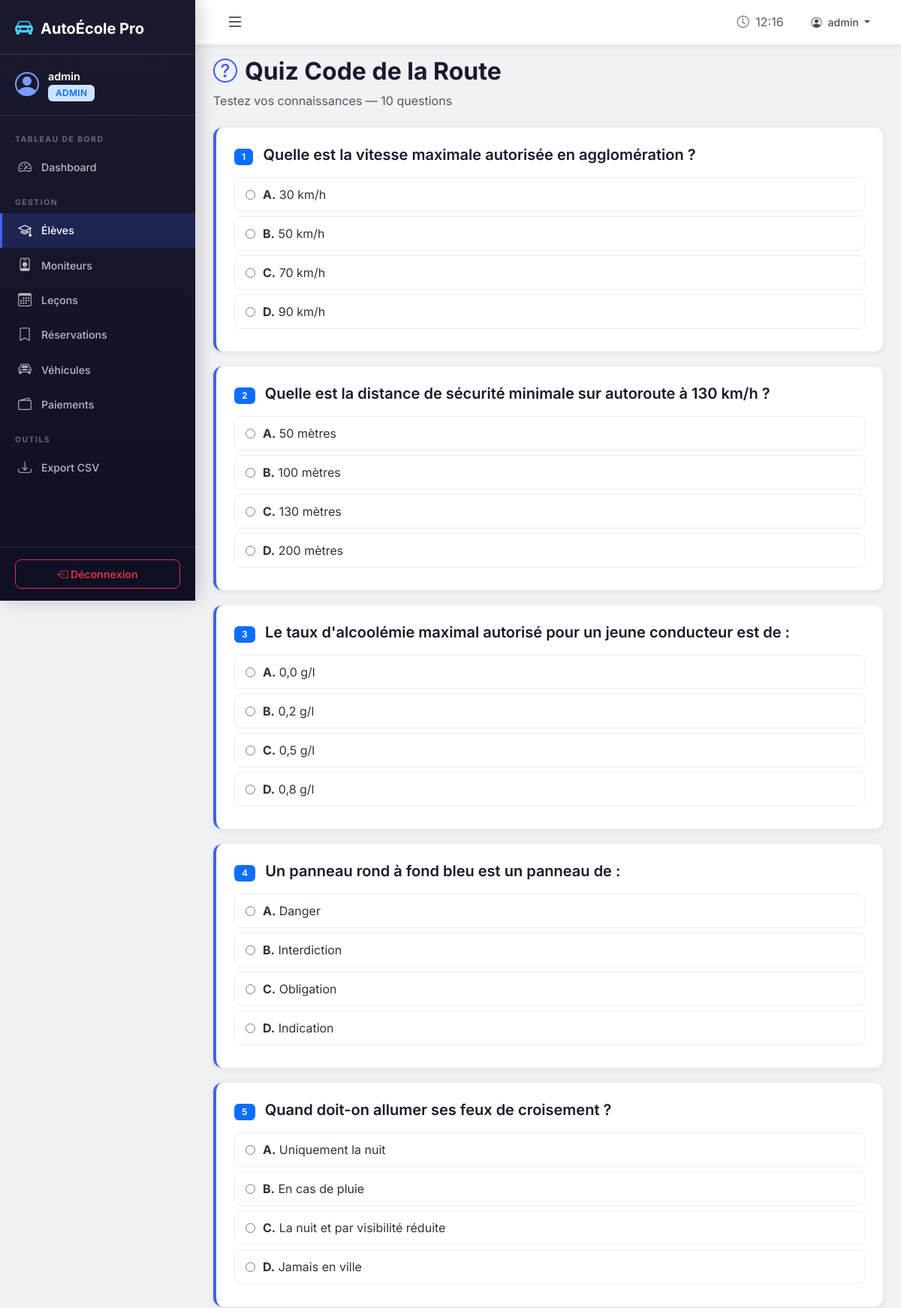
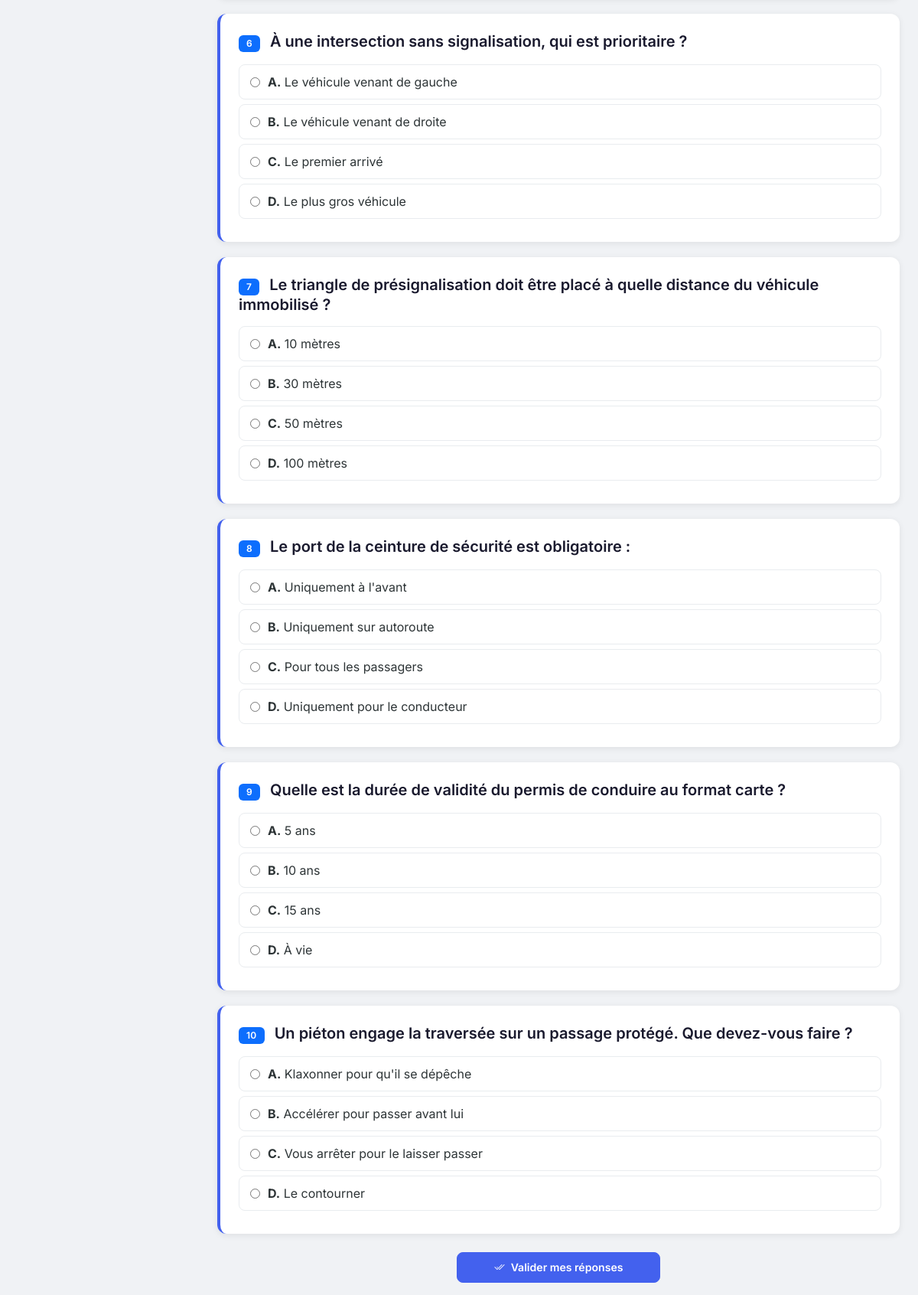
The app's page /quiz/ (signed in) with its own data (2 pictures, top to bottom).
### ecole/models.py (models this page shows, shortened)
class QuizQuestion(models.Model):
    question = models.TextField()
    option_a = models.CharField(max_length=255)
    option_b = models.CharField(max_length=255)
    option_c = models.CharField(max_length=255)
    option_d = models.CharField(max_length=255, blank=True, null=True)
    reponse_correcte = models.CharField(max_length=1, choices=[
        ('A', 'A'), ('B', 'B'), ('C', 'C'), ('D', 'D')
    ])
    explication = models.TextField(blank=True, null=True)
    class Meta:
        verbose_name = "Question Quiz"
        verbose_name_plural = "Questions Quiz"

### ecole/views.py (the view, shortened to what this page needs)
# urls.py: path('quiz/', views.eleve_quiz, name='eleve_quiz'),
@login_required
@eleve_required
def eleve_quiz(request):
    questions = list(QuizQuestion.objects.all())
    if len(questions) > 10:
        questions = random.sample(questions, 10)
    return render(request, 'eleve/quiz.html', {'questions': questions})

### ecole/templates/eleve/quiz.html (shortened to what this page needs)
{% extends 'base.html' %}
{% block content %}
<div class="page-header">
    <h2><i class="bi bi-question-circle"></i> Quiz Code de la Route</h2>
    <p class="text-muted">Testez vos connaissances — {{ questions|length }} question{{ questions|length|pluralize:"s" }}</p>
</div>
{% if questions %}
<form method="post">
    {% for q in questions %}
    <div class="quiz-question">
        <h5 class="mb-3">
            <span class="badge bg-primary me-2">{{ forloop.counter }}</span>
            {{ q.question }}
        </h5>
        <label class="quiz-option">
            <input type="radio" name="question_{{ q.id }}" value="A" required>
            <span><strong>A.</strong> {{ q.option_a }}</span>
        </label>
        <label class="quiz-option">
            <input type="radio" name="question_{{ q.id }}" value="B">
            <span><strong>B.</strong> {{ q.option_b }}</span>
        </label>
        <label class="quiz-option">
            <input type="radio" name="question_{{ q.id }}" value="C">
            <span><strong>C.</strong> {{ q.option_c }}</span>
        </label>
        {% if q.option_d %}
        <label class="quiz-option">
            <input type="radio" name="question_{{ q.id }}" value="D">
            <span><strong>D.</strong> {{ q.option_d }}</span>
        </label>
        {% endif %}
    </div>
    {% endfor %}
    <div class="text-center mt-4">
        <button type="submit" class="btn btn-primary btn-lg px-5">
            <i class="bi bi-check2-all me-2"></i>Valider mes réponses
        </button>
    </div>
</form>
{% endif %}
{% endblock %}

### ecole/templates/base.html (shortened to what this page needs)
{% load static %}
<!DOCTYPE html>
<html lang="fr" data-bs-theme="light">
<head>
    <link href="https://cdn.jsdelivr.net/npm/bootstrap@5.3.2/dist/css/bootstrap.min.css" rel="stylesheet">
    <link href="https://cdn.jsdelivr.net/npm/bootstrap-icons@1.11.2/font/bootstrap-icons.css" rel="stylesheet">
    <link href="{% static 'css/style.css' %}" rel="stylesheet">
</head>
<body>
    {% if user.is_authenticated and request.resolver_match.url_name != 'index' %}
    <div class="d-flex" id="wrapper">
        <nav class="sidebar" id="sidebar">
            <div class="sidebar-header">
                <a href="{% url 'index' %}" class="sidebar-brand">
                    <i class="bi bi-car-front-fill"></i>
                    <span>AutoÉcole Pro</span>
                </a>
            </div>
            <div class="sidebar-user">
                <div class="user-avatar">
                    <i class="bi bi-person-circle"></i>
                </div>
                <div class="user-info">
                    <span class="user-name">{{ user.get_full_name|default:user.username }}</span>
                    <span class="user-role badge bg-primary-subtle text-primary">
                        {% if user.profile.role == 'eleve' %}Élève
                        {% elif user.profile.role == 'moniteur' %}Moniteur
                        {% else %}Admin{% endif %}
                    </span>
                </div>
            </div>
            <ul class="sidebar-nav">
                {% if user.profile.role == 'eleve' %}
                <li class="nav-section">NAVIGATION</li>
                <li><a href="{% url 'eleve_dashboard' %}" class="{% if request.resolver_match.url_name == 'eleve_dashboard' %}active{% endif %}"><i class="bi bi-speedometer2"></i> Tableau de bord</a></li>
                <li><a href="{% url 'eleve_lecons' %}" class="{% if request.resolver_match.url_name == 'eleve_lecons' %}active{% endif %}"><i class="bi bi-calendar-plus"></i> Leçons disponibles</a></li>
                <li><a href="{% url 'eleve_reservations' %}" class="{% if request.resolver_match.url_name == 'eleve_reservations' %}active{% endif %}"><i class="bi bi-bookmark-check"></i> Mes réservations</a></li>
                <li><a href="{% url 'eleve_historique' %}" class="{% if request.resolver_match.url_name == 'eleve_historique' %}active{% endif %}"><i class="bi bi-clock-history"></i> Historique</a></li>
                <li><a href="{% url 'eleve_paiements' %}" class="{% if request.resolver_match.url_name == 'eleve_paiements' %}active{% endif %}"><i class="bi bi-credit-card"></i> Paiements</a></li>
                <li class="nav-section">PRÉPARATION</li>
                <li><a href="{% url 'eleve_documents' %}" class="{% if 'documents' in request.resolver_match.url_name %}active{% endif %}"><i class="bi bi-file-earmark-person"></i> Mes documents</a></li>
                <li><a href="{% url 'eleve_cours' %}" class="{% if 'cours' in request.resolver_match.url_name %}active{% endif %}"><i class="bi bi-book"></i> Cours de code</a></li>
                <li><a href="{% url 'eleve_quiz' %}" class="{% if request.resolver_match.url_name == 'eleve_quiz' %}active{% endif %}"><i class="bi bi-question-circle"></i> Quiz Code</a></li>
                <li class="nav-section">COMPTE</li>
                <li><a href="{% url 'eleve_profil' %}" class="{% if request.resolver_match.url_name == 'eleve_profil' %}active{% endif %}"><i class="bi bi-person"></i> Mon profil</a></li>
                {% else %}
                <li class="nav-section">TABLEAU DE BORD</li>
                <li><a href="{% url 'admin_dashboard' %}" class="{% if request.resolver_match.url_name == 'admin_dashboard' %}active{% endif %}"><i class="bi bi-speedometer2"></i> Dashboard</a></li>
                <li class="nav-section">GESTION</li>
                <li><a href="{% url 'admin_eleves' %}" class="{% if 'eleve' in request.resolver_match.url_name %}active{% endif %}"><i class="bi bi-mortarboard"></i> Élèves</a></li>
                <li><a href="{% url 'admin_moniteurs' %}" class="{% if 'moniteur' in request.resolver_match.url_name %}active{% endif %}"><i class="bi bi-person-badge"></i> Moniteurs</a></li>
                <li><a href="{% url 'admin_lecons' %}" class="{% if 'lecon' in request.resolver_match.url_name %}active{% endif %}"><i class="bi bi-calendar3"></i> Leçons</a></li>
                <li><a href="{% url 'admin_reservations' %}" class="{% if 'reservation' in request.resolver_match.url_name %}active{% endif %}"><i class="bi bi-bookmark"></i> Réservations</a></li>
                <li><a href="{% url 'admin_vehicules' %}" class="{% if 'vehicule' in request.resolver_match.url_name %}active{% endif %}"><i class="bi bi-car-front"></i> Véhicules</a></li>
                <li><a href="{% url 'admin_paiements' %}" class="{% if 'paiement' in request.resolver_match.url_name %}active{% endif %}"><i class="bi bi-wallet2"></i> Paiements</a></li>
                <li class="nav-section">OUTILS</li>
                <li><a href="{% url 'admin_export_eleves_csv' %}"><i class="bi bi-download"></i> Export CSV</a></li>
                {% endif %}
            </ul>
            <div class="sidebar-footer">
                <a href="{% url 'deconnexion' %}" class="btn btn-outline-danger btn-sm w-100">
                    <i class="bi bi-box-arrow-left"></i> Déconnexion
                </a>
            </div>
        </nav>
        <div class="main-content" id="main-content">
            <nav class="topbar">
                <button class="btn btn-link sidebar-toggle" id="sidebarToggle">
                    <i class="bi bi-list fs-4"></i>
                </button>
                <div class="topbar-right">
                    <span class="text-muted me-3">
                        <i class="bi bi-clock me-1"></i>
                        <span id="current-time"></span>
                    </span>
                    <div class="dropdown">
                        <button class="btn btn-link dropdown-toggle" data-bs-toggle="dropdown">
                            <i class="bi bi-person-circle me-1"></i>
                            {{ user.get_full_name|default:user.username }}
                        </button>
                    </div>
                </div>
            </nav>
            <div class="container-fluid px-4 py-3">
                {% block content %}{% endblock %}
            </div>
        </div>
    </div>
    {% endif %}
</body>
</html>

### static/css/style.css (style rules this page uses)
:root { --primary: #4361ee; --primary-dark: #3a0ca3; --primary-light: #7b9fff; --secondary: #f72585; --accent: #4cc9f0; --success: #06d6a0; --warning: #ffd166; --danger: #ef476f; --dark: #1a1a2e; --darker: #0f0f23; --sidebar-width: 260px; --topbar-height: 60px; --glass-bg: rgba(255, 255, 255, 0.08); --glass-border: rgba(255, 255, 255, 0.12); --shadow-sm: 0 2px 8px rgba(0, 0, 0, 0.08); --shadow-md: 0 4px 20px rgba(0, 0, 0, 0.12); --shadow-lg: 0 8px 40px rgba(0, 0, 0, 0.16); --radius: 12px; --radius-sm: 8px; --transition: all 0.3s cubic-bezier(0.4, 0, 0.2, 1); }
* { box-sizing: border-box; }
body { font-family: 'Inter', -apple-system, sans-serif; background: #f0f2f5; color: #2d3436; min-height: 100vh; overflow-x: hidden; }
.sidebar { width: var(--sidebar-width); min-height: 100vh; background: linear-gradient(180deg, var(--dark) 0%, var(--darker) 100%); position: fixed; top: 0; left: 0; z-index: 1000; transition: var(--transition); display: flex; flex-direction: column; box-shadow: 4px 0 24px rgba(0, 0, 0, 0.2); }
.sidebar-header { padding: 20px 20px 16px; border-bottom: 1px solid var(--glass-border); }
.sidebar-brand { color: white; text-decoration: none; font-size: 1.25rem; font-weight: 700; display: flex; align-items: center; gap: 10px; }
.sidebar-brand i { font-size: 1.5rem; color: var(--accent); }
.sidebar-user { padding: 16px 20px; display: flex; align-items: center; gap: 12px; border-bottom: 1px solid var(--glass-border); }
.user-avatar i { font-size: 2rem; color: var(--primary-light); }
.user-info { display: flex; flex-direction: column; }
.user-name { color: white; font-weight: 600; font-size: 0.9rem; }
.user-role { font-size: 0.7rem; text-transform: uppercase; letter-spacing: 0.5px; }
.sidebar-nav { list-style: none; padding: 8px 0; margin: 0; flex-grow: 1; overflow-y: auto; }
.sidebar-nav .nav-section { color: rgba(255, 255, 255, 0.35); font-size: 0.65rem; font-weight: 700; letter-spacing: 1.5px; text-transform: uppercase; padding: 16px 20px 6px; }
.sidebar-nav a { display: flex; align-items: center; gap: 12px; padding: 10px 20px; color: rgba(255, 255, 255, 0.7); text-decoration: none; font-size: 0.88rem; font-weight: 500; transition: var(--transition); border-left: 3px solid transparent; }
.sidebar-nav a.active { color: white; background: rgba(67, 97, 238, 0.2); border-left-color: var(--primary); }
.sidebar-nav a i { font-size: 1.1rem; width: 20px; text-align: center; }
.sidebar-footer { padding: 16px 20px; border-top: 1px solid var(--glass-border); }
.main-content { margin-left: var(--sidebar-width); min-height: 100vh; transition: var(--transition); background: #f0f2f5; }
.topbar { height: var(--topbar-height); background: white; border-bottom: 1px solid #e9ecef; display: flex; align-items: center; justify-content: space-between; padding: 0 20px; position: sticky; top: 0; z-index: 999; box-shadow: var(--shadow-sm); }
.sidebar-toggle { color: var(--dark); text-decoration: none; }
.topbar-right { display: flex; align-items: center; }
.topbar-right .btn-link { color: #495057; text-decoration: none; font-weight: 500; }
.badge { font-weight: 600; letter-spacing: 0.3px; padding: 5px 10px; border-radius: 6px; font-size: 0.75rem; }
.btn { border-radius: var(--radius-sm); font-weight: 600; font-size: 0.88rem; padding: 8px 20px; transition: var(--transition); }
.btn-primary { background: var(--primary); border-color: var(--primary); }
.page-header { margin-bottom: 24px; }
.page-header h2 { font-weight: 700; color: var(--dark); display: flex; align-items: center; gap: 10px; }
.page-header h2 i { color: var(--primary); }
.quiz-question { background: white; border-radius: var(--radius); padding: 24px; margin-bottom: 20px; box-shadow: var(--shadow-sm); border-left: 4px solid var(--primary); }
.quiz-question h5 { color: var(--dark); font-weight: 600; }
.quiz-option { display: flex; align-items: center; gap: 10px; padding: 10px 14px; margin: 6px 0; border-radius: var(--radius-sm); cursor: pointer; transition: var(--transition); border: 1.5px solid #e9ecef; }
.quiz-option input[type="radio"] { accent-color: var(--primary); }

### records on screen
QuizQuestion: question "Quelle est la vitesse maximale autorisée en agglomération ?", option_a "30 km/h", option_b "50 km/h", option_c "70 km/h", option_d "90 km/h"
QuizQuestion: question "Quelle est la distance de sécurité minimale sur autoroute à 130 km/h ?", option_a "50 mètres", option_b "100 mètres", option_c "130 mètres", option_d "200 mètres"
QuizQuestion: question "Le taux d'alcoolémie maximal autorisé pour un jeune conducteur est de :", option_a "0,0 g/l", option_b "0,2 g/l", option_c "0,5 g/l", option_d "0,8 g/l"
QuizQuestion: question "Un panneau rond à fond bleu est un panneau de :", option_a "Danger", option_b "Interdiction", option_c "Obligation", option_d "Indication"
QuizQuestion: question "Quand doit-on allumer ses feux de croisement ?", option_a "Uniquement la nuit", option_b "En cas de pluie", option_c "La nuit et par visibilité réduite", option_d "Jamais en ville"
QuizQuestion: question "À une intersection sans signalisation, qui est prioritaire ?", option_a "Le véhicule venant de gauche", option_b "Le véhicule venant de droite", option_c "Le premier arrivé", option_d "Le plus gros véhicule"
QuizQuestion: question "Le triangle de présignalisation doit être placé à quelle distance du véhicule immobilisé ?", option_a "10 mètres", option_b "30 mètres", option_c "50 mètres", option_d "100 mètres"
QuizQuestion: question "Le port de la ceinture de sécurité est obligatoire :", option_a "Uniquement à l'avant", option_b "Uniquement sur autoroute", option_c "Pour tous les passagers", option_d "Uniquement pour le conducteur"
QuizQuestion: question "Quelle est la durée de validité du permis de conduire au format carte ?", option_a "5 ans", option_b "10 ans", option_c "15 ans", option_d "À vie"
QuizQuestion: question "Un piéton engage la traversée sur un passage protégé. Que devez-vous faire ?", option_a "Klaxonner pour qu'il se dépêche", option_b "Accélérer pour passer avant lui", option_c "Vous arrêter pour le laisser passer", option_d "Le contourner"

### other values on screen
{{ user.get_full_name|default:user.username }} "admin"
{{ questions|length }} "10"
